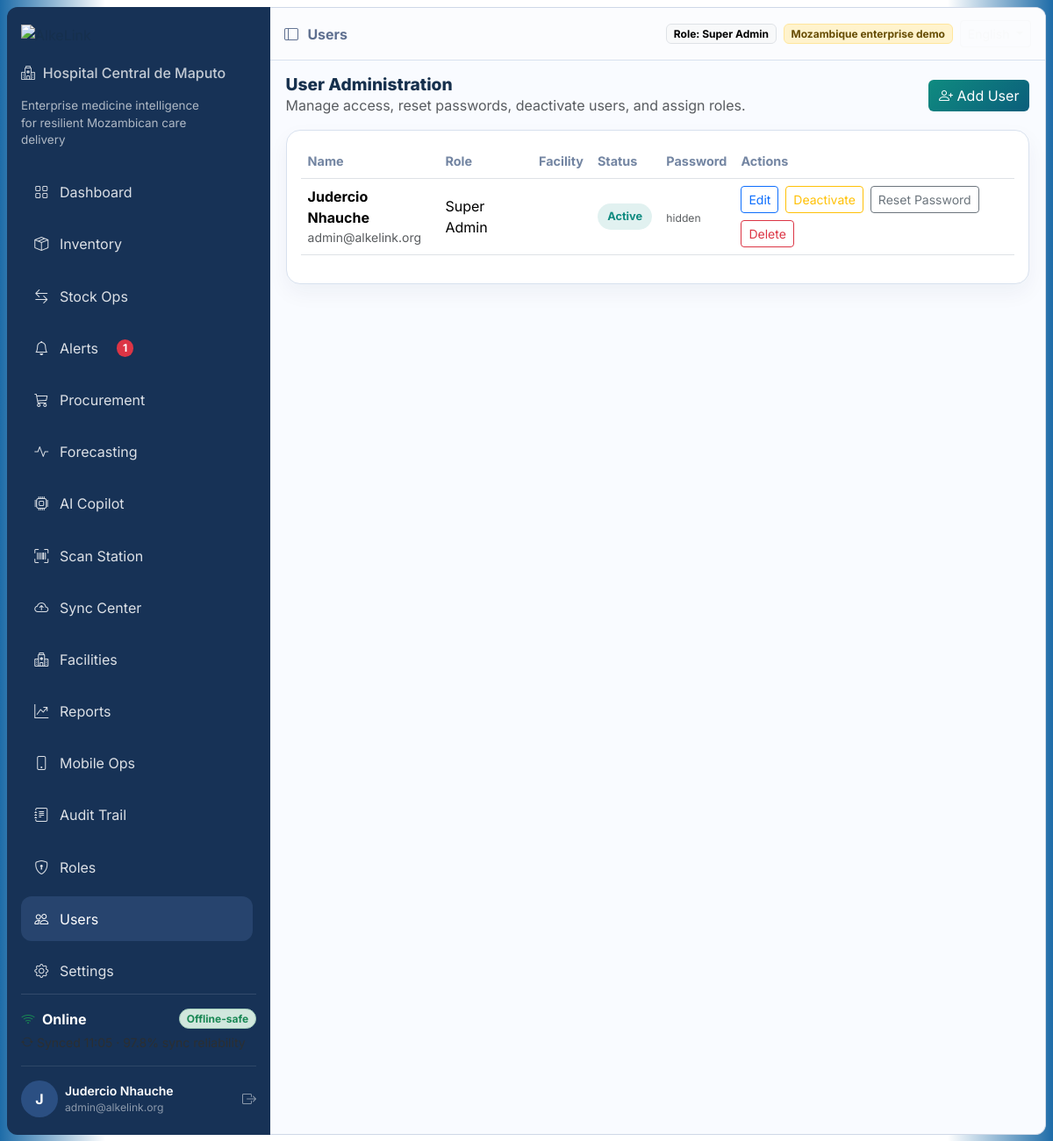
The app's page /index.php?route=users (signed in) with its own data.
### tables this page shows
CREATE TABLE IF NOT EXISTS users (
  id INT AUTO_INCREMENT PRIMARY KEY,
  name VARCHAR(120) NOT NULL,
  email VARCHAR(160) NOT NULL UNIQUE,
  role VARCHAR(80) NOT NULL,
  password_hash VARCHAR(255) NOT NULL,
  facility VARCHAR(120) NULL,
  status VARCHAR(80) DEFAULT 'Active',
  created_at TIMESTAMP DEFAULT CURRENT_TIMESTAMP
);

### app/controllers/BaseController.php (called while the page is built, shortened)
<?php
class BaseController
{
    protected function render(string $view, array $data = [], string $title = 'AlkeLink'): void
    {
        extract($data);
        require __DIR__ . '/../views/layouts/header.php';
        require __DIR__ . '/../views/' . $view . '.php';
        require __DIR__ . '/../views/layouts/footer.php';
    }
}

### app/controllers/UsersController.php (called while the page is built, shortened)
<?php
class UsersController extends BaseController
{
    public function index(): void
    {
        $model = new AdminModel();
        $this->render('admin/users', [
            'usersList' => $model->users(),
            'rolesList' => $model->roles(),
            'facilities' => \App\Models\DemoData::facilities(),
        ], 'Users');
    }
}

### public/index.php (called while the page is built, shortened)
<?php
require_once __DIR__ . '/../app/i18n.php';
require_once __DIR__ . '/../app/models/BaseModel.php';
require_once __DIR__ . '/../app/models/AlertsModel.php';
require_once __DIR__ . '/../app/models/AdminModel.php';
require_once __DIR__ . '/../app/controllers/BaseController.php';
require_once __DIR__ . '/../app/controllers/UsersController.php';
$route = $_GET['route'] ?? 'dashboard';
$map = [
    'login' => [App\Controllers\AuthController::class, 'login'],
    'logout' => [App\Controllers\AuthController::class, 'logout'],
    'dashboard' => [App\Controllers\DashboardController::class, 'index'],
    'inventory' => [App\Controllers\InventoryController::class, 'index'],
    'operations' => [App\Controllers\OperationsController::class, 'index'],
    'alerts' => [App\Controllers\AlertsController::class, 'index'],
    'procurement' => [App\Controllers\ProcurementController::class, 'index'],
    'ai-copilot' => [App\Controllers\AIController::class, 'copilot'],
    'ai-ask' => [App\Controllers\AIController::class, 'ask'],
    'ai-insights' => [App\Controllers\AIController::class, 'insights'],
    'ai-insights-delete' => [App\Controllers\AIController::class, 'deleteInsight'],
    'scanner' => [App\Controllers\ScannerController::class, 'index'],
    'sync-center' => [App\Controllers\SyncController::class, 'index'],
    'reports' => [App\Controllers\ReportsController::class, 'index'],
    'forecast' => [App\Controllers\ForecastController::class, 'index'],
    'mobile' => [App\Controllers\MobileController::class, 'index'],
    'roles' => [App\Controllers\AdminController::class, 'roles'],
    'users' => [App\Controllers\UsersController::class, 'index'],
    'facilities' => [App\Controllers\FacilitiesController::class, 'index'],
    'audit' => [App\Controllers\AuditController::class, 'index'],
    'settings' => [App\Controllers\SettingsController::class, 'index'],
];
[$controllerClass, $method] = $map[$route];
$controller = new $controllerClass();
$controller->$method();

### app/i18n.php (called while the page is built, shortened)
<?php
function get_locale(): string
{
    $allowed = ['en', 'pt'];
    $locale = $_SESSION['locale'] ?? 'en';
    $locale = strtolower($locale);
    return $locale;
}
function load_translations(): array
{
    static $translations;
    if ($translations !== null) {
        return $translations;
    }
    $locale = get_locale();
    $basePath = __DIR__ . '/lang/';
    $localeFile = $basePath . $locale . '.php';
    $fallbackFile = $basePath . 'en.php';
    $translations = [];
    if (file_exists($fallbackFile)) {
        $translations = include $fallbackFile;
    }
    return $translations;
}
function t(string $key, array $replacements = []): string
{
    $translations = load_translations();
    $text = $translations[$key] ?? $key;
    if ($replacements) {
        $text = strtr($text, $replacements);
    }
    return $text;
}

### app/models/AlertsModel.php (called while the page is built, shortened)
<?php
class AlertsModel extends BaseModel
{
    public function all(): array
    {
        $pdo = self::db();
        $stmt = $pdo->query('SELECT * FROM alerts ORDER BY created_at DESC');
        return $stmt->fetchAll(PDO::FETCH_ASSOC);
    }
}

### app/models/BaseModel.php (called while the page is built, shortened)
<?php
class BaseModel
{
    protected static ?PDO $pdo = null;
    protected static bool $demoMode = false;
    public static function db(): ?PDO
    {
        if (self::$pdo instanceof PDO || self::$demoMode) {
            return self::$pdo;
        }
        $config = require __DIR__ . '/../../config/config.php';
        $db = $config['db'];
        try {
            $dsn = sprintf('mysql:host=%s;port=%s;dbname=%s;charset=%s', $db['host'], $db['port'], $db['name'], $db['charset']);
            self::$pdo = new PDO($dsn, $db['user'], $db['pass'], [
                PDO::ATTR_ERRMODE => PDO::ERRMODE_EXCEPTION,
                PDO::ATTR_DEFAULT_FETCH_MODE => PDO::FETCH_ASSOC,
            ]);
            return self::$pdo;
        } catch (PDOException $e) {
            self::$demoMode = true;
            if (session_status() === PHP_SESSION_ACTIVE) {
                $_SESSION['db_error'] = $e->getMessage();
            }
            return null;
        }
    }
}

### app/models/AdminModel.php (called while the page is built, shortened)
<?php
class AdminModel extends BaseModel
{
    public function users(): array
    {
        $stmt = self::db()->query('SELECT id, name, email, role, facility, status FROM users ORDER BY name');
        $users = $stmt->fetchAll(PDO::FETCH_ASSOC);
        return array_map(fn($u) => array_merge($u, ['password' => 'hidden']), $users);
    }
}

### app/views/admin/users.php (the view, shortened to what this page needs)
<section class="page-body compact-page">
  <div class="section-head mb-3">
    <div>
      <h2>User Administration</h2>
      <p class="text-muted mb-0">Manage access, reset passwords, deactivate users, and assign roles.</p>
    </div>
    <button class="btn btn-alk" data-bs-toggle="modal" data-bs-target="#addUserModal"><i class="bi bi-person-plus"></i> Add User</button>
  </div>
  <div class="card alk-card"><div class="card-body"><div class="table-responsive"><table class="table inventory-table align-middle"><thead><tr><th>Name</th><th>Role</th><th>Facility</th><th>Status</th><th>Password</th><th>Actions</th></tr></thead><tbody><?php foreach($usersList as $u): ?><tr><td><strong><?= htmlspecialchars($u['name'] ?? '') ?></strong><div class="small text-muted"><?= htmlspecialchars($u['email'] ?? '') ?></div></td><td><?= htmlspecialchars($u['role'] ?? '') ?></td><td><?= htmlspecialchars($u['facility'] ?? '') ?></td><td><span class="pill-status <?= str_contains(strtolower($u['status'] ?? ''), 'active') ? 'in-stock' : 'low-stock' ?>"><?= htmlspecialchars($u['status'] ?? '') ?></span></td><td><span class="tiny text-muted"><?= htmlspecialchars($u['password'] ?? 'hidden') ?></span></td><td class="d-flex gap-2 flex-wrap"><button class="btn btn-sm btn-outline-primary" data-bs-toggle="modal" data-bs-target="#editUser<?= (int)($u['id'] ?? 0) ?>">Edit</button><?php if(($u['status'] ?? 'Active')==='Active'): ?><a class="btn btn-sm btn-outline-warning" href="index.php?route=users&action=deactivate&id=<?= (int)($u['id'] ?? 0) ?>">Deactivate</a><?php else: ?><a class="btn btn-sm btn-outline-success" href="index.php?route=users&action=activate&id=<?= (int)($u['id'] ?? 0) ?>">Activate</a><?php endif; ?><button class="btn btn-sm btn-outline-secondary" data-bs-toggle="modal" data-bs-target="#resetUser<?= (int)($u['id'] ?? 0) ?>">Reset Password</button><a class="btn btn-sm btn-outline-danger" href="index.php?route=users&action=delete&id=<?= (int)($u['id'] ?? 0) ?>" onclick="return confirm('Delete this user?')">Delete</a></td></tr><?php endforeach; ?></tbody></table></div></div></div>
</section>

### app/views/layouts/header.php (shortened to what this page needs)
<?php
$user = $_SESSION['user'] ?? null;
$route = $_GET['route'] ?? 'dashboard';
$role = $user['role'] ?? '';
$lang = get_locale();
$alertsModel = new \App\Models\AlertsModel();
$unresolvedAlertCount = count(array_filter($alertsModel->all(), fn($a) => !in_array($a['status'], ['Resolved','Dismissed'], true)));
$nav = [
    'dashboard' => ['label' => t('nav.dashboard'), 'icon' => 'bi-grid'],
    'inventory' => ['label' => t('nav.inventory'), 'icon' => 'bi-box-seam'],
    'operations' => ['label' => t('nav.operations'), 'icon' => 'bi-arrow-left-right'],
    'alerts' => ['label' => t('nav.alerts'), 'icon' => 'bi-bell', 'count' => $unresolvedAlertCount],
    'procurement' => ['label' => t('nav.procurement'), 'icon' => 'bi-cart3'],
    'forecast' => ['label' => t('nav.forecast'), 'icon' => 'bi-activity'],
    'ai-copilot' => ['label' => t('nav.ai_copilot'), 'icon' => 'bi-cpu'],
    'scanner' => ['label' => t('nav.scanner'), 'icon' => 'bi-upc-scan'],
    'sync-center' => ['label' => t('nav.sync_center'), 'icon' => 'bi-cloud-arrow-up'],
    'facilities' => ['label' => t('nav.facilities'), 'icon' => 'bi-hospital'],
    'reports' => ['label' => t('nav.reports'), 'icon' => 'bi-graph-up-arrow'],
    'mobile' => ['label' => t('nav.mobile'), 'icon' => 'bi-phone'],
];
if (in_array($role, ['Super Admin','Hospital Administrator','Auditor'], true)) {
    $nav['audit'] = ['label' => t('nav.audit'), 'icon' => 'bi-journal-text'];
}
if (in_array($role, ['Super Admin','Hospital Administrator'], true)) {
    $nav['roles'] = ['label' => t('nav.roles'), 'icon' => 'bi-shield-lock'];
    $nav['users'] = ['label' => t('nav.users'), 'icon' => 'bi-people'];
    $nav['settings'] = ['label' => t('nav.settings'), 'icon' => 'bi-gear'];
}
?>
<!doctype html>
<html lang="<?= htmlspecialchars($lang) ?>">
<head>
  <link href="https://cdn.jsdelivr.net/npm/bootstrap@5.3.3/dist/css/bootstrap.min.css" rel="stylesheet">
  <link href="https://cdn.jsdelivr.net/npm/bootstrap-icons@1.11.3/font/bootstrap-icons.min.css" rel="stylesheet">
  <link href="public/assets/css/style.css" rel="stylesheet">
</head>
<body>
<?php if ($user): ?>
<div class="app-shell">
  <aside class="sidebar-panel">
    <div class="brand-wrap">
      <img src="https://static.wixstatic.com/media/ca7ee7_f89f82431563445e97f92b1e3f373805~mv2.png/v1/crop/x_0,y_166,w_1920,h_714/fill/w_358,h_130,al_c,q_85,usm_0.66_1.00_0.01,enc_avif,quality_auto/ca7ee7_f89f82431563445e97f92b1e3f373805~mv2.png" alt="AlkeLink">
      <div class="hospital-meta"><i class="bi bi-hospital"></i> <?= htmlspecialchars(t('layout.hospital')) ?></div>
      <div class="mission-tag mt-3"><?= htmlspecialchars(t('layout.mission')) ?></div>
    </div>
    <nav class="nav flex-column gap-2 mt-4 side-scroll pe-1">
      <?php foreach ($nav as $key => $item): ?>
        <a class="nav-link alk-nav-link <?= $route === $key ? 'active' : '' ?>" href="index.php?route=<?= $key ?>">
          <i class="bi <?= $item['icon'] ?>"></i>
          <span><?= htmlspecialchars($item['label']) ?></span>
          <?php if (isset($item['count'])): ?>
            <?php $count = (int)$item['count']; ?>
            <span id="alertCountBadge" class="badge rounded-pill <?= $count > 0 ? 'bg-danger text-white' : 'bg-secondary text-white-75' ?> ms-2" style="font-size:0.75rem; line-height:1; padding:0.25rem 0.45rem;"><?= $count ?></span>
          <?php endif; ?>
        </a>
      <?php endforeach; ?>
    </nav>
    <div class="sidebar-footer mt-auto">
      <div class="sync-box mb-3">
        <div class="d-flex align-items-center justify-content-between gap-2">
          <div class="d-flex align-items-center gap-2"><i class="bi bi-wifi text-success"></i> <strong><?= htmlspecialchars(t('layout.online')) ?></strong></div>
          <span class="badge rounded-pill bg-success-subtle text-success border border-success-subtle"><?= htmlspecialchars(t('layout.offline_safe')) ?></span>
        </div>
        <small class="text-secondary-emphasis d-block mt-1"><i class="bi bi-arrow-repeat"></i> <?= htmlspecialchars(t('layout.synced', ['%time%' => '11:05', '%reliability%' => '97.8%'])) ?></small>
      </div>
      <div class="user-box d-flex align-items-center justify-content-between gap-2">
        <div class="d-flex align-items-center gap-2">
          <div class="user-avatar"><?= strtoupper(substr($user['name'],0,1)) ?></div>
          <div>
            <div class="fw-semibold text-white small"><?= htmlspecialchars($user['name']) ?></div>
            <div class="text-white-50 tiny"><?= htmlspecialchars($user['email']) ?></div>
          </div>
        </div>
        <a href="index.php?route=logout" class="text-white-50"><i class="bi bi-box-arrow-right"></i></a>
      </div>
    </div>
  </aside>
  <main class="content-panel">
    <div class="topbar">
      <span class="page-pill"><i class="bi bi-layout-sidebar"></i> <?= htmlspecialchars($nav[$route]['label'] ?? 'AlkeLink') ?></span>
      <div class="topbar-actions d-flex gap-2 align-items-center flex-wrap justify-content-end">
        <span class="badge text-bg-light border"><?= htmlspecialchars(t('layout.role')) ?>: <?= htmlspecialchars($user['role']) ?></span>
        <span class="badge bg-warning-subtle text-warning-emphasis border border-warning-subtle"><?= htmlspecialchars(t('layout.demo_notice')) ?></span>
        <div class="dropdown">
          <button class="btn btn-sm btn-outline-light dropdown-toggle" type="button" data-bs-toggle="dropdown" aria-expanded="false">
          </button>
        </div>
      </div>
    </div>
<?php endif; ?>

### records on screen
users: name "J", name "Judercio Nhauche", email "admin@alkelink.org", role "Super Admin", status "Active", password "hidden"

### other values on screen
t('layout.hospital') "Hospital Central de Maputo"
t('layout.mission') "Enterprise medicine intelligence for resilient Mozambican care delivery"
$item['label'] "Dashboard"
$item['label'] "Inventory"
$item['label'] "Stock Ops"
$item['label'] "Alerts"
$count "1"
$item['label'] "Procurement"
$item['label'] "Forecasting"
$item['label'] "AI Copilot"
$item['label'] "Scan Station"
$item['label'] "Sync Center"
$item['label'] "Facilities"
$item['label'] "Reports"
$item['label'] "Mobile Ops"
